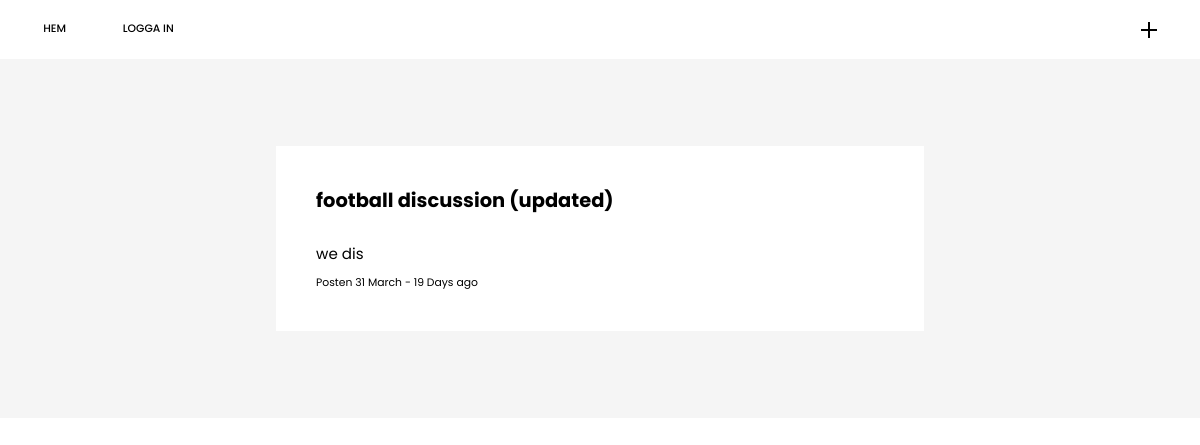
Page /room/5 on the earlier database version.
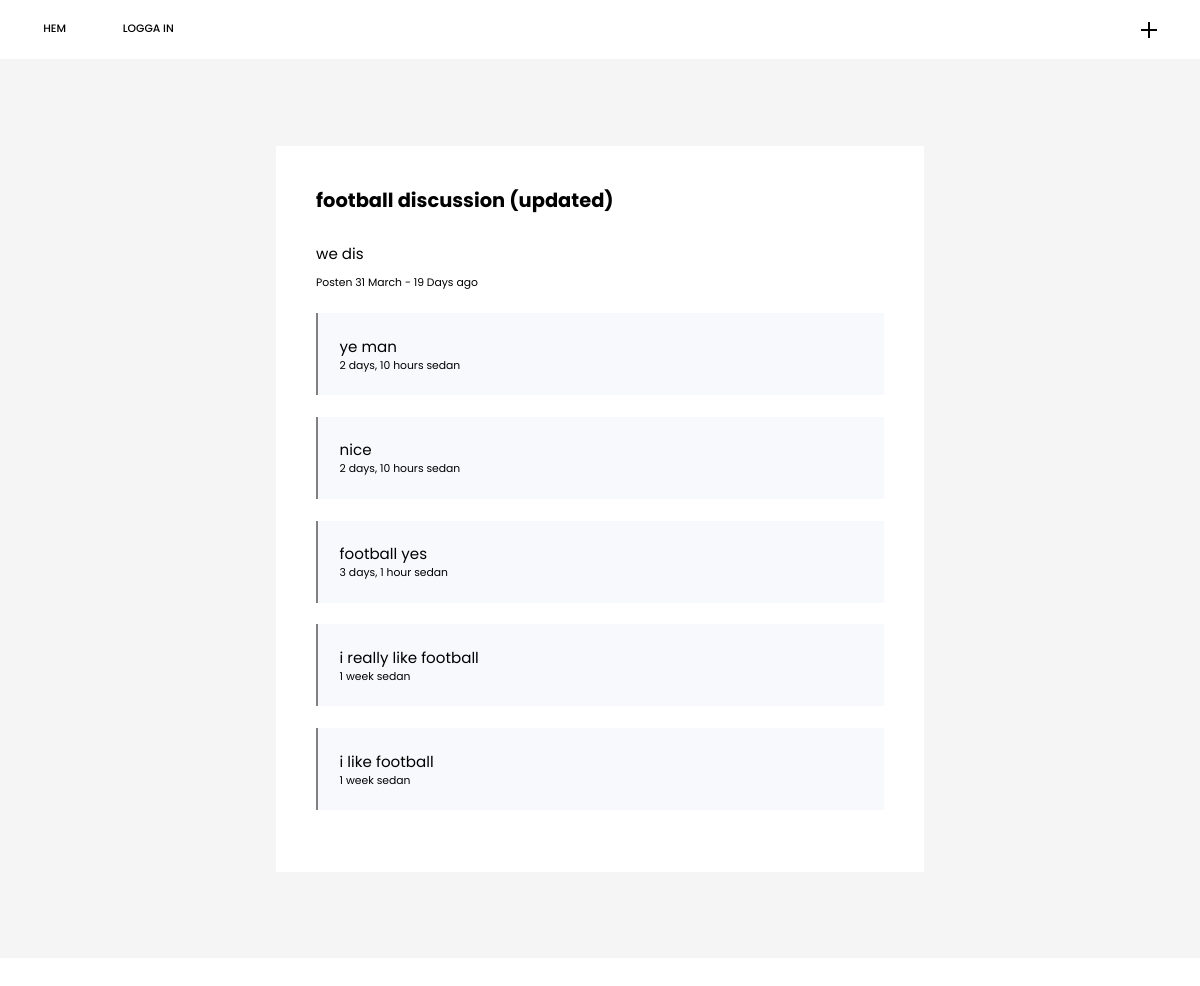
Same page on the later database version.
### base/models.py (models this page shows, shortened)
class Message(models.Model):
    user = models.ForeignKey(User, on_delete=models.CASCADE)
    room = models.ForeignKey(Room, on_delete=models.CASCADE)
    body = models.TextField()
    updated = models.DateTimeField(auto_now=True)
    created = models.DateTimeField(auto_now_add=True)
    class Meta:
        ordering = ['-updated', '-created']

### base/views.py (the view, shortened to what this page needs)
# urls.py: path('room/<str:pk>', views.room, name="room"),
def room(request, pk):
    room = Room.objects.get(id=pk)  # Get corresponding room
    roomMessages = room.message_set.all()  # få alla meddelanden tillhörande tråden
    context = {'room': room, 'roomMessages': roomMessages}
    return render(request, 'base/room.html', context)

### base/templates/base/room.html (shortened to what this page needs)
{% extends 'main.html' %}
{% block content%}
<div class="discussionContainer">
    <div class="discussion">
        <div class="head">
            <h2 class="title">{{room.name}}</h2>
            <p>{{room.description}}</p>
            <div class="info">
                <span class="date">Posten 31 March - 19 Days ago</span>
            </div>
        </div>
        {% for message in roomMessages%}
        <div class="message">
            <div class="top">
                <p>{{message.body}}</p>
            </div>
            <div class="bottom">
                <div class="info">
                    <span class="date">{{message.created|timesince}} sedan</span>
                </div>
            </div>
        </div>
        {% endfor %}
    </div>
</div>
{% endblock content%}

Differences in the rows shown:
added Message: body "ye man", created "2 days, 10 hours"
added Message: body "nice", created "2 days, 10 hours"
added Message: body "football yes", created "3 days, 1 hour"
added Message: body "i really like football", created "1 week"
added Message: body "i like football", created "1 week"
